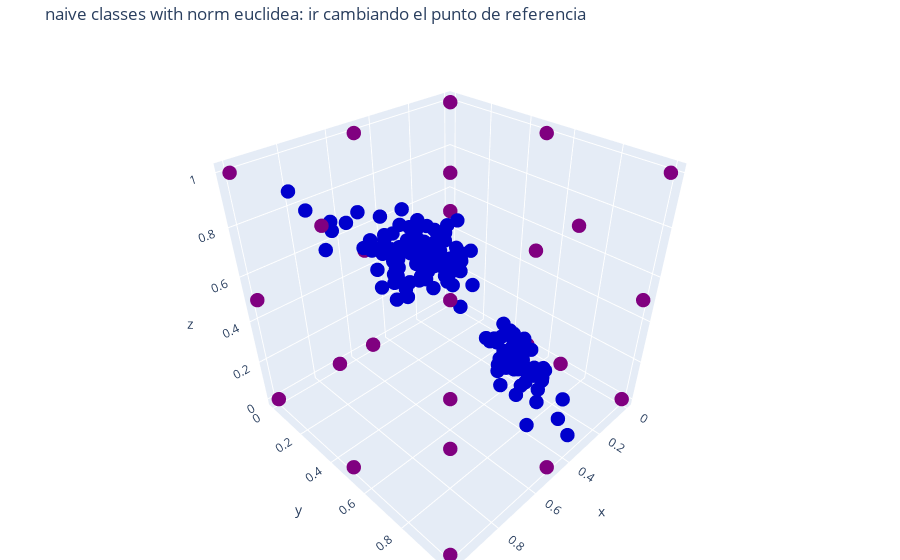

Notebook code cell kept with this figure:
### Code cell
import plotly.graph_objects as go

norma_i=0

fig = go.Figure()

fig.add_scatter3d(x=X[:,0], y=X[:,1], z=X[:,2],
                  mode='markers',
                  marker=dict(size=5,color='mediumblue'), name='data points')

fig.add_scatter3d(x=grid[:,0], y=grid[:,1], z=grid[:,2],
                  mode='markers', marker=dict(size=5, color='purple'), name='grid points')

# tight layout
fig.update_layout(title_text='naive classes with norm %s: ir cambiando el punto de referencia'%normas[norma_i], 
                  showlegend=False, margin=dict(l=0, r=0, t=40, b=0))
fig.show()

### Figure 1 — Plotly figure (JSON) as saved in the notebook; plotly's stock layout.template omitted (floating-point values rounded to 4 significant figures; data arrays with more than 128 entries replaced by an {"elided": "..."} marker saying what was removed)
{"data": [{"marker": {"color": "mediumblue", "size": 5}, "mode": "markers", "name": "data points", "type": "scatter3d", "x": {"elided": "150 float values"}, "y": {"elided": "150 float values"}, "z": {"elided": "150 float values"}}, {"marker": {"color": "purple", "size": 5}, "mode": "markers", "name": "grid points", "type": "scatter3d", "x": [0, 0, 0, 0, 0, 0, 0, 0, 0, 0, 0, 0, 0, 0, 0, 0, 0, 0, 0, 0, 0, 0, 0, 0, 0, 0, 0, 0.5, 0.5, 0.5, 0.5, 0.5, 0.5, 0.5, 0.5, 0.5, 0.5, 0.5, 0.5, 0.5, 0.5, 0.5, 0.5, 0.5, 0.5, 0.5, 0.5, 0.5, 0.5, 0.5, 0.5, 0.5, 0.5, 0.5, 1, 1, 1, 1, 1, 1, 1, 1, 1, 1, 1, 1, 1, 1, 1, 1, 1, 1, 1, 1, 1, 1, 1, 1, 1, 1, 1], "y": [0, 0, 0, 0, 0, 0, 0, 0, 0, 0.5, 0.5, 0.5, 0.5, 0.5, 0.5, 0.5, 0.5, 0.5, 1, 1, 1, 1, 1, 1, 1, 1, 1, 0, 0, 0, 0, 0, 0, 0, 0, 0, 0.5, 0.5, 0.5, 0.5, 0.5, 0.5, 0.5, 0.5, 0.5, 1, 1, 1, 1, 1, 1, 1, 1, 1, 0, 0, 0, 0, 0, 0, 0, 0, 0, 0.5, 0.5, 0.5, 0.5, 0.5, 0.5, 0.5, 0.5, 0.5, 1, 1, 1, 1, 1, 1, 1, 1, 1], "z": [0, 0, 0, 0.5, 0.5, 0.5, 1, 1, 1, 0, 0, 0, 0.5, 0.5, 0.5, 1, 1, 1, 0, 0, 0, 0.5, 0.5, 0.5, 1, 1, 1, 0, 0, 0, 0.5, 0.5, 0.5, 1, 1, 1, 0, 0, 0, 0.5, 0.5, 0.5, 1, 1, 1, 0, 0, 0, 0.5, 0.5, 0.5, 1, 1, 1, 0, 0, 0, 0.5, 0.5, 0.5, 1, 1, 1, 0, 0, 0, 0.5, 0.5, 0.5, 1, 1, 1, 0, 0, 0, 0.5, 0.5, 0.5, 1, 1, 1]}], "layout": {"margin": {"b": 0, "l": 0, "r": 0, "t": 40}, "showlegend": false, "title": {"text": "naive classes with norm euclidea: ir cambiando el punto de referencia"}}}
